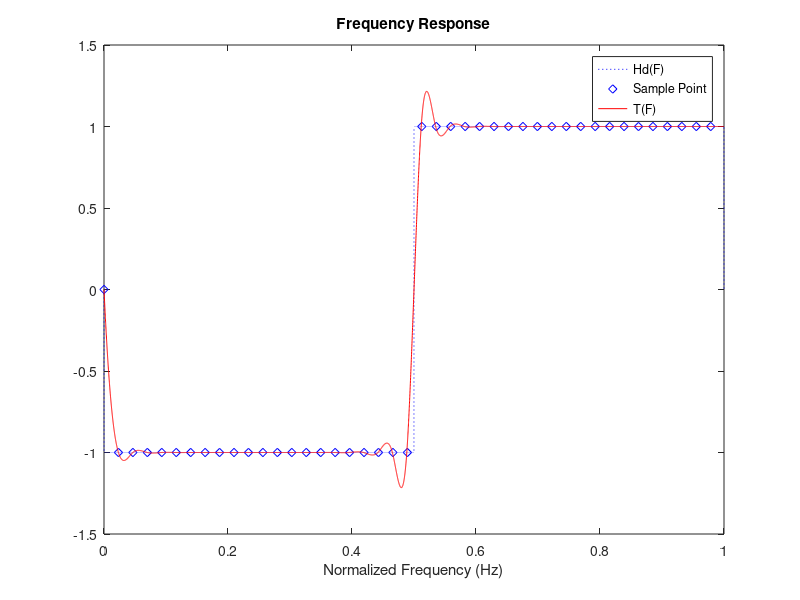
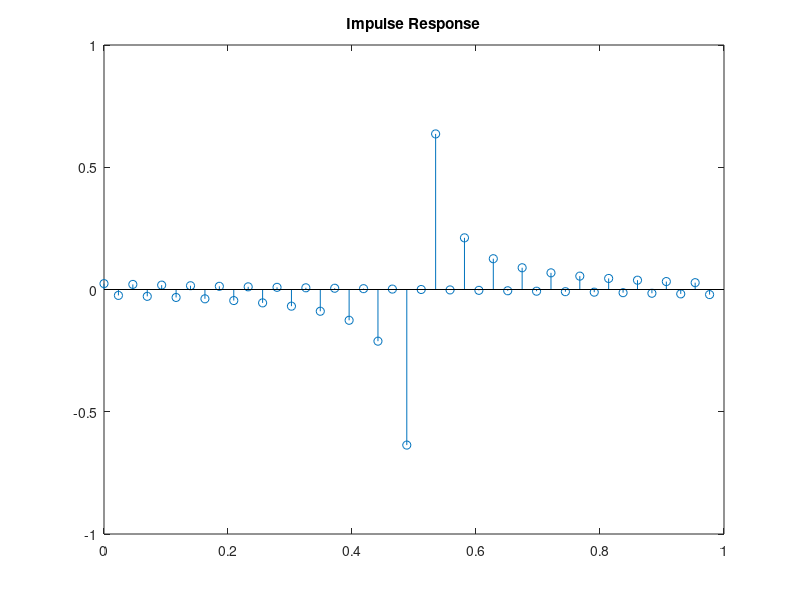

Write MATLAB code to recreate these figures, in order.
clear all
close all
clc
format long; 

k = 21;
j =(-1)^0.5;

d_f = 0.0001;
num = 2*k+1;
p = zeros(num, 1);
n = (0:num-1) / num;

F = 0:d_f:1;
leng_F = length(F);
Hd = zeros(leng_F, 1);
dn = leng_F / num;

t_1 = zeros(num, 1);
t = zeros(num, 1);

sample_int = round((1/num)/d_f);
position = zeros(num, 1);


for i = 1:(1/d_f)/2
    Hd(i, 1) = -j;
end

for i = ((1/d_f)/2+1):(1/d_f)
    Hd(i, 1) = j;
end

Hd(1, 1) =0; 


for i = 1:num
    p(i ,1) = Hd(sample_int*(i-1)+1, 1);
    position(i, 1) = sample_int*d_f*(i-1);
end


t_1 = ifft(p);
t = transpose(t_1);
t = [t(k+1:num), t(1:k)]; 
T = fft(t_1);
imR = spline(n,imag(T), F);

figure;
plot(0:d_f:1, imag(Hd), 'b:');
hold on;
plot(position, imag(p), 'bd');
plot(0:d_f:1, imR, 'r');
hold off;
title(['Frequency Response']);
xlabel('Normalized Frequency (Hz)');
legend('Hd(F)', 'Sample Point', 'T(F)');

figure; 
stem(n, t);
title(['Impulse Response']);

